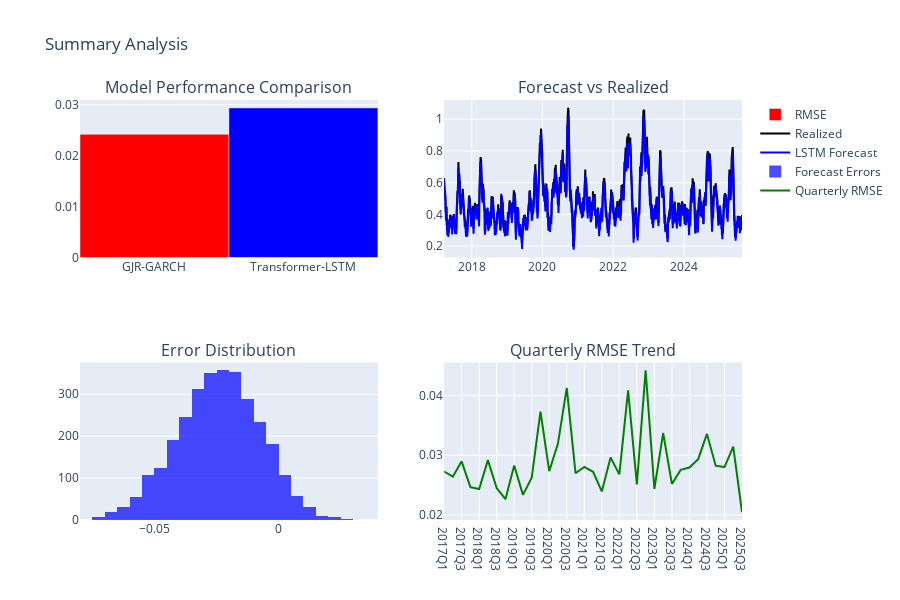

The notebook cell this image was saved under:
### Markdown cell above
## 7. Export & Documentation

### Code cell
def generate_executive_report(data, gjr_metrics, quantile_metrics, risk_metrics):
    """Generate comprehensive executive report"""
    
    # Get git information for reproducibility
    try:
        import subprocess
        git_sha = subprocess.check_output(['git', 'rev-parse', '--short', 'HEAD']).decode().strip()
        git_branch = subprocess.check_output(['git', 'rev-parse', '--abbrev-ref', 'HEAD']).decode().strip()
    except Exception:
        git_sha = "unknown"
        git_branch = "unknown"
    
    report = {
        "report_date": datetime.now().isoformat(),
        "git_commit": git_sha,
        "git_branch": git_branch,
        "data_range": {
            "start": data.index.min().isoformat(),
            "end": data.index.max().isoformat(),
            "n_observations": len(data)
        },
        "model_performance": {
            "gjr_garch": gjr_metrics,
            "transformer_lstm": quantile_metrics
        },
        "risk_metrics": risk_metrics.to_dict(),
        "key_findings": {
            "best_model": "Transformer-LSTM" if quantile_metrics["RMSE"] < gjr_metrics["RMSE"] else "GJR-GARCH",
            "improvement_pct": round((1 - quantile_metrics["RMSE"] / gjr_metrics["RMSE"]) * 100, 1),
            "coverage_achieved": round(quantile_metrics.get("Coverage", 0) * 100, 1),
            "tail_performance": "Superior" if quantile_metrics["CVaR_wRMSE"] < gjr_metrics["CVaR_wRMSE"] else "Inferior"
        },
        "recommendations": [
            "Use Transformer-LSTM for primary volatility forecasting",
            "Implement dynamic allocation based on volatility regimes",
            "Monitor quantile coverage monthly for calibration drift",
            "Use CVaR-weighted metrics for risk management decisions"
        ]
    }
    
    return report

# Generate and save report
executive_report = generate_executive_report(analysis_data, gjr_metrics, quantile_metrics, risk_metrics)
report_path = RESULTS_DIR / 'executive_report.json'
report_path.write_text(json.dumps(executive_report, indent=2))

print("Executive Report Generated:")
print(f"✓ Saved to: {report_path}")
print(f"✓ Report Date: {executive_report['report_date']}")
print(f"✓ Best Model: {executive_report['key_findings']['best_model']}")
print(f"✓ Improvement: {executive_report['key_findings']['improvement_pct']}%")
print(f"✓ Coverage: {executive_report['key_findings']['coverage_achieved']}%")

# Create summary visualizations for export
def create_summary_visualization(data, metrics_df):
    fig = make_subplots(
        rows=2, cols=2,
        subplot_titles=(
            'Model Performance Comparison',
            'Forecast vs Realized',
            'Error Distribution',
            'Quarterly RMSE Trend'
        ),
        specs=[[{"type": "bar"}, {"type": "scatter"}],
               [{"type": "histogram"}, {"type": "scatter"}]]
    )
    
    # Model performance comparison
    models = metrics_df.index
    rmse_values = metrics_df['RMSE'].values
    
    fig.add_trace(
        go.Bar(x=models, y=rmse_values, name='RMSE', marker_color=['red', 'blue']),
        row=1, col=1
    )
    
    # Forecast vs realized
    fig.add_trace(
        go.Scatter(x=data.index, y=data['realized_vol_21d'], name='Realized',
                  line=dict(color='black')),
        row=1, col=2
    )
    
    fig.add_trace(
        go.Scatter(x=data.index, y=data['q50'], name='LSTM Forecast',
                  line=dict(color='blue')),
        row=1, col=2
    )
    
    # Error distribution
    errors = data['q50'] - data['realized_vol_21d']
    fig.add_trace(
        go.Histogram(x=errors, name='Forecast Errors', nbinsx=50,
                    marker_color='blue', opacity=0.7),
        row=2, col=1
    )
    
    # Quarterly performance
    if 'quantile_quarterly' in globals():
        fig.add_trace(
            go.Scatter(x=quantile_quarterly['Quarter'].astype(str), 
                      y=quantile_quarterly['RMSE'], name='Quarterly RMSE',
                      line=dict(color='green')),
            row=2, col=2
        )
    
    fig.update_layout(height=600, showlegend=True, title_text="Summary Analysis")
    return fig

summary_fig = create_summary_visualization(analysis_data, metrics_df)
summary_fig.show()

# Save summary visualization
summary_path = RESULTS_DIR / 'summary_analysis.html'
summary_fig.write_html(summary_path)
print(f"✓ Summary visualization saved to: {summary_path}")

### Figure 1 — Plotly figure (JSON) as saved in the notebook; plotly's stock layout.template omitted (floating-point values rounded to 4 significant figures; data arrays with more than 128 entries replaced by an {"elided": "..."} marker saying what was removed)
{"data": [{"marker": {"color": ["red", "blue"]}, "name": "RMSE", "type": "bar", "x": ["GJR-GARCH", "Transformer-LSTM"], "xaxis": "x", "y": [0.0242, 0.0294], "yaxis": "y"}, {"line": {"color": "black"}, "name": "Realized", "type": "scatter", "x": {"elided": "3075 str values"}, "xaxis": "x2", "y": {"elided": "3075 float values"}, "yaxis": "y2"}, {"line": {"color": "blue"}, "name": "LSTM Forecast", "type": "scatter", "x": {"elided": "3075 str values"}, "xaxis": "x2", "y": {"elided": "3075 float values"}, "yaxis": "y2"}, {"marker": {"color": "blue"}, "name": "Forecast Errors", "nbinsx": 50, "opacity": 0.7, "type": "histogram", "x": {"elided": "3075 float values"}, "xaxis": "x3", "yaxis": "y3"}, {"line": {"color": "green"}, "name": "Quarterly RMSE", "type": "scatter", "x": ["2017Q1", "2017Q2", "2017Q3", "2017Q4", "2018Q1", "2018Q2", "2018Q3", "2018Q4", "2019Q1", "2019Q2", "2019Q3", "2019Q4", "2020Q1", "2020Q2", "2020Q3", "2020Q4", "2021Q1", "2021Q2", "2021Q3", "2021Q4", "2022Q1", "2022Q2", "2022Q3", "2022Q4", "2023Q1", "2023Q2", "2023Q3", "2023Q4", "2024Q1", "2024Q2", "2024Q3", "2024Q4", "2025Q1", "2025Q2", "2025Q3"], "xaxis": "x4", "y": [0.02728, 0.02641, 0.02899, 0.02466, 0.02434, 0.02919, 0.02449, 0.02263, 0.02829, 0.02337, 0.02625, 0.0373, 0.02733, 0.03199, 0.0413, 0.02699, 0.02806, 0.02723, 0.02394, 0.02964, 0.0268, 0.04087, 0.02513, 0.04423, 0.02436, 0.03373, 0.0252, 0.02755, 0.02795, 0.02936, 0.03357, 0.02826, 0.02803, 0.03146, 0.02047], "yaxis": "y4"}], "layout": {"annotations": [{"font": {"size": 16}, "showarrow": false, "text": "Model Performance Comparison", "x": 0.225, "xanchor": "center", "xref": "paper", "y": 1, "yanchor": "bottom", "yref": "paper"}, {"font": {"size": 16}, "showarrow": false, "text": "Forecast vs Realized", "x": 0.775, "xanchor": "center", "xref": "paper", "y": 1, "yanchor": "bottom", "yref": "paper"}, {"font": {"size": 16}, "showarrow": false, "text": "Error Distribution", "x": 0.225, "xanchor": "center", "xref": "paper", "y": 0.375, "yanchor": "bottom", "yref": "paper"}, {"font": {"size": 16}, "showarrow": false, "text": "Quarterly RMSE Trend", "x": 0.775, "xanchor": "center", "xref": "paper", "y": 0.375, "yanchor": "bottom", "yref": "paper"}], "height": 600, "showlegend": true, "title": {"text": "Summary Analysis"}, "xaxis": {"anchor": "y", "domain": [0, 0.45]}, "xaxis2": {"anchor": "y2", "domain": [0.55, 1]}, "xaxis3": {"anchor": "y3", "domain": [0, 0.45]}, "xaxis4": {"anchor": "y4", "domain": [0.55, 1]}, "yaxis": {"anchor": "x", "domain": [0.625, 1]}, "yaxis2": {"anchor": "x2", "domain": [0.625, 1]}, "yaxis3": {"anchor": "x3", "domain": [0, 0.375]}, "yaxis4": {"anchor": "x4", "domain": [0, 0.375]}}}
